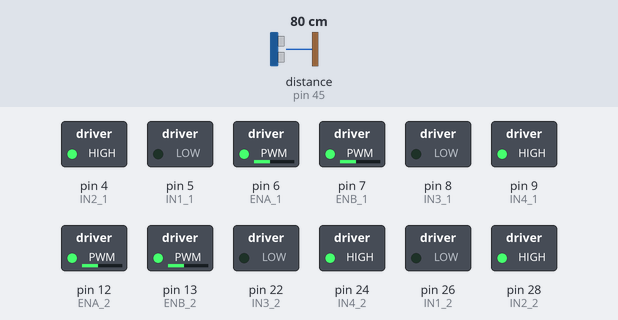
Recording of a sketch running on a simulated Arduino Mega 2560, built with avr-gcc and run on an emulated ATmega2560. Shown: switched loads named in the sketch (green lamp = pin HIGH). Wiring (inferred from the names in the program): ultrasonic range finder: trigger pin 44; echo pin 45. Inputs (shaded band) come from the test bench; at power-on: distance to the obstacle (sensor on pin 45) 80 cm. The echo pulse lasts 58.3 µs per cm; the ROS host is connected and sends only what is stated; pins used as bus, display or sensor lines are not drawn.

Above: at 0.8 s.
0.9 s: distance to the obstacle (sensor on pin 45) set to 36 cm
2.4 s: distance to the obstacle (sensor on pin 45) set to 29 cm
At 3.2 s:
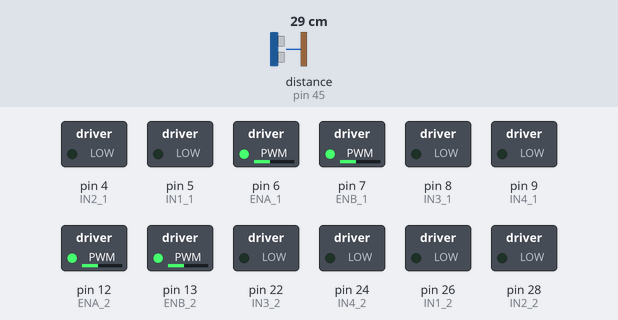
Timing chart, 0 to 5.4 s (numbered marks = the images above; inputs shaded):
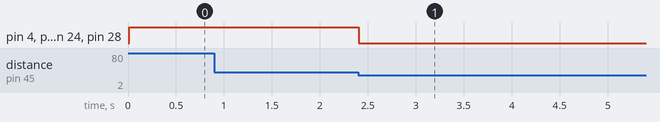

Measured:
- the behaviour switches between 33 and 32 cm on distance to the obstacle (sensor on pin 45) (found by bisection; images 0 and 1)
- after the input at 0.9 s, every drawn part: stays the same
- after the input at 2.4 s, pin 4 (IN2_1), pin 9 (IN4_1), pin 24 (IN4_2), pin 28 (IN2_2): HIGH → LOW at once

The sketch:

robot_base_node.ino
```cpp
#include <ros.h>
#include <std_msgs/String.h>
#include <std_msgs/Float32.h>

ros::NodeHandle nh;

// first motor driver
const int IN1_1 = 5;
const int IN2_1 = 4;
const int ENA_1 = 6;

const int IN3_1 = 8;
const int IN4_1 = 9;
const int ENB_1 = 7;

// second motor driver
const int IN1_2 = 26;
const int IN2_2 = 28;
const int ENA_2 = 12;

const int IN3_2 = 22;
const int IN4_2 = 24;
const int ENB_2 = 13;

const int trigPin = 44;
const int echoPin = 45;

std_msgs::Float32 distance_msg;
ros::Publisher pub_distance("/base_arduino/ultrasonic_distance", &distance_msg);
// Define the callback function for the command subscriber


float getDistance()
{
    digitalWrite(trigPin, LOW);
    delayMicroseconds(2);
    digitalWrite(trigPin, HIGH);
    delayMicroseconds(10);
    digitalWrite(trigPin, LOW);
    long duration = pulseIn(echoPin, HIGH);
    return duration * 0.034 / 2;
}

void adjust_distance(float target_distance)
{
    while (abs(getDistance() - target_distance) > 2)
    { // Allow 2 cm tolerance
        if (getDistance() > target_distance)
        {
            All_Motors_Backward(100);
        }
        else
        {
            All_Motors_Forward(100);
        }
    }
    All_Motors_Brake();
}

void Motor_Forward(int inPin1, int inPin2, int enPin, int Speed)
{
    digitalWrite(inPin1, HIGH);
    digitalWrite(inPin2, LOW);
    analogWrite(enPin, Speed);
}

void Motor_Backward(int inPin1, int inPin2, int enPin, int Speed)
{
    digitalWrite(inPin1, LOW);
    digitalWrite(inPin2, HIGH);
    analogWrite(enPin, Speed);
}

void Motor_Brake(int inPin1, int inPin2)
{
    digitalWrite(inPin1, LOW);
    digitalWrite(inPin2, LOW);
}

void All_Motors_Forward(int Speed)
{
    Motor_Forward(IN1_1, IN2_1, ENA_1, Speed);
    Motor_Forward(IN3_1, IN4_1, ENB_1, Speed);
    Motor_Forward(IN1_2, IN2_2, ENA_2, Speed);
    Motor_Forward(IN3_2, IN4_2, ENB_2, Speed);
}

void All_Motors_Backward(int Speed)
{
    Motor_Backward(IN1_1, IN2_1, ENA_1, Speed);
    Motor_Backward(IN3_1, IN4_1, ENB_1, Speed);
    Motor_Backward(IN1_2, IN2_2, ENA_2, Speed);
    Motor_Backward(IN3_2, IN4_2, ENB_2, Speed);
}

void All_Motors_Brake()
{
    Motor_Brake(IN1_1, IN2_1);
    Motor_Brake(IN3_1, IN4_1);
    Motor_Brake(IN1_2, IN2_2);
    Motor_Brake(IN3_2, IN4_2);
}

void Strafe_Right(int Speed)
{
    Motor_Forward(IN1_1, IN2_1, ENA_1, Speed);  // Front Left Forward
    Motor_Backward(IN3_1, IN4_1, ENB_1, Speed); // Rear Left Backward
    Motor_Forward(IN3_2, IN4_2, ENB_2, Speed);  // Rear Right Forward
    Motor_Backward(IN1_2, IN2_2, ENA_2, Speed); // Front Right Backward
}

void Strafe_Left(int Speed)
{
    Motor_Backward(IN1_1, IN2_1, ENA_1, Speed); // Front Left Backward
    Motor_Forward(IN3_1, IN4_1, ENB_1, Speed);  // Rear Left Forward
    Motor_Backward(IN3_2, IN4_2, ENB_2, Speed); // Rear Right Backward
    Motor_Forward(IN1_2, IN2_2, ENA_2, Speed);  // Front Right Forward
}
void commandCallback(const std_msgs::String &cmd_msg)
{
    String command = cmd_msg.data;
    nh.loginfo(cmd_msg.data);
    if (command.startsWith("set_distance:"))
    {
        // Parse the distance value after "set_distance:"
        String target_distance = command.substring(13);
        float dist = target_distance.toFloat();
        adjust_distance(dist);
    }
    else if (command.startsWith("strafe_left:"))
    {
        String durationStr = command.substring(12);
        float duration = durationStr.toFloat() * 1000;
        nh.loginfo(("Strafing left: " + durationStr).c_str());
        Strafe_Left(100);
        delay(duration);
        All_Motors_Brake();
    }
    else if (command.startsWith("strafe_right:"))
    {
        String durationStr = command.substring(13);
        float duration = durationStr.toFloat() * 1000;
        nh.loginfo(("Strafing right: " + durationStr).c_str());
        Strafe_Right(100);
        delay(duration);
        All_Motors_Brake();
    }
}

// Subscribe to the command topic
ros::Subscriber<std_msgs::String> sub("base_arduino/motor_commands", &commandCallback);

void setup()
{
    pinMode(IN1_1, OUTPUT);
    pinMode(IN2_1, OUTPUT);
    pinMode(ENA_1, OUTPUT);

    pinMode(IN3_1, OUTPUT);
    pinMode(IN4_1, OUTPUT);
    pinMode(ENB_1, OUTPUT);

    pinMode(IN1_2, OUTPUT);
    pinMode(IN2_2, OUTPUT);
    pinMode(ENA_2, OUTPUT);

    pinMode(IN3_2, OUTPUT);
    pinMode(IN4_2, OUTPUT);
    pinMode(ENB_2, OUTPUT);
    pinMode(trigPin, OUTPUT);
    pinMode(echoPin, INPUT);
    adjust_distance(30);
    nh.initNode();
    nh.advertise(pub_distance);
    nh.subscribe(sub);
}

void loop()
{
     float distance = getDistance();
     distance_msg.data = distance;
     pub_distance.publish(&distance_msg);

    nh.spinOnce();
    delay(100);
}
```
